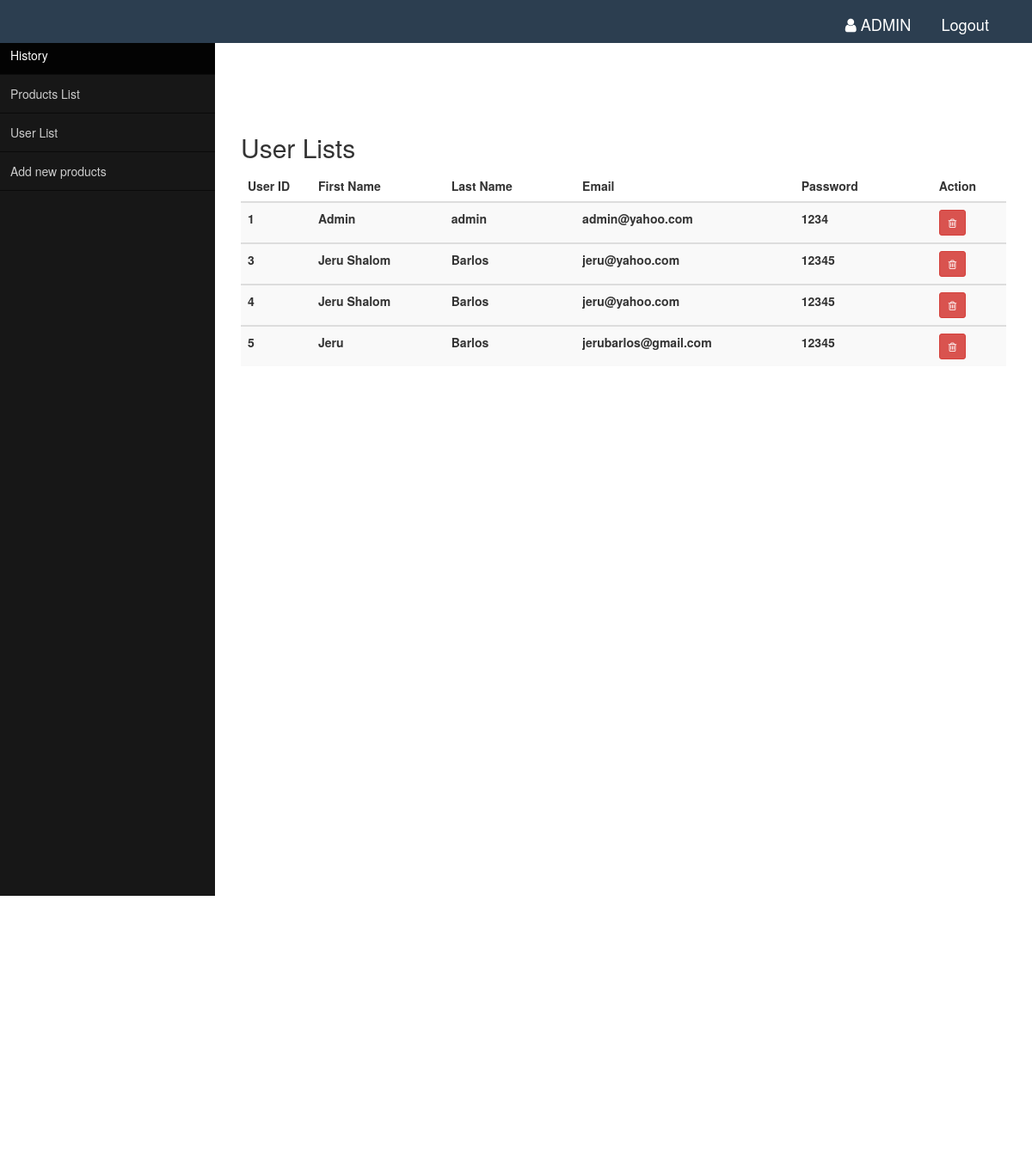
/admin-user-list.php (signed in), run on the app's committed database.
### tables this page shows
CREATE TABLE IF NOT EXISTS `user_info` (
`user_id` int(11) NOT NULL,
  `first_name` varchar(100) NOT NULL,
  `last_name` varchar(100) NOT NULL,
  `email` varchar(100) NOT NULL,
  `password` varchar(16) NOT NULL,
  `type` int(1) NOT NULL,
  `user_time` timestamp NOT NULL DEFAULT CURRENT_TIMESTAMP
);

### admin-user-list.php (the view, shortened to what this page needs)
<?php
require 'db.php';
?>
<!DOCTYPE html>
<html lang="en">
<head>
	<link rel="stylesheet" type="text/css" href="css/styles.css">
	<link rel="stylesheet" href="https://cdnjs.cloudflare.com/ajax/libs/font-awesome/4.7.0/css/font-awesome.min.css">
	<link rel="stylesheet" href="https://maxcdn.bootstrapcdn.com/bootstrap/3.3.7/css/bootstrap.min.css">
	<link href="css/style.css" rel="stylesheet" id="theme-stylesheet">
	<link href="css/owl.carousel.css" rel="stylesheet">
	<link href="css/owl.theme.css" rel="stylesheet">
</head>
<body>
    <?php
        $query = "SELECT * FROM `user_info` WHERE email = '".$_SESSION['email']."'";
        $result = mysqli_query($con,$query) or die($query->error);
        $row = $result->fetch_assoc()
    ?>
	<div id="header">
		<div class="text-right" style="margin-right: 50px; padding-top: 15px; font-size: 1.3em;">
			<a href="user-profile.php"><i class="fa fa-user" style="color: white;"></i><span class="hidden-xs text-uppercase" style="color: white;"> <?php echo $row['first_name']; ?></span></a>
			<a href="logout-user.php" style="margin-left: 30px; color: white;">Logout</a>
		</div>
	</div>
	<div id="container">
		<div class="sidebar">
			<ul id="nav">
				<li><a class="selected" href="admin-dashboard.php">History</a></li>
				<li><a href="admin-product-list.php">Products List</a></li>
				<li><a href="#">User List</a></li>
				<li><a href="admin-product-add.php">Add new products</a></li>
			</ul>
		</div>
		<div class="content">
			<table class="table table-striped">
				<h2 class="text-left">User Lists</h2>
				<thead>
					<tr>
						<th width="100">User ID </th>
						<th width="200">First Name </th>
						<th width="200">Last Name </th>
						<th width="300">Email </th>
						<th width="200">Password </th>
						<th width="100">Action </th>
					</tr>
				</thead>
				<?php
				$query = $con->query("SELECT * FROM `user_info` ");
				while($row = $query->fetch_assoc()){
				?>
				<tbody>
					<tr>
						<th><?php echo $row['user_id']?></th>
						<th><?php echo $row['first_name']?></th>
						<th><?php echo $row['last_name']?></th>
						<th><?php echo $row['email']?></th>
						<th><?php echo $row['password']?></th>
						<th><a onclick="return confirm('Do you want to delete this data?')" href="admin-user-delete.php?user-id=<?php echo $row['user_id']?>" value="<?php echo $row['user_id']?>" class="btn btn-danger btn-sm"><i class="fa fa-trash-o" aria-hidden="true"></i></a></th>
					</tr>
				</tbody>
				<?php } ?>
			</table>
		</div>
	</div>
</body>
</html>

### css/styles.css (style rules this page uses)
* { margin: 0; padding: 0; box-sizing: border-box; }
body { font-family: 'Open Sans'; }
a { text-decoration: none; }
div#header { width: 100%; height: 50px; background-color: #2c3e50; margin: 0 auto; z-index: 10000; position: fixed; }
div#container { width: 100%; margin: 0 auto; }
.sidebar { width: 250px; height: 1000px; background-color: #171717; float: left; position: fixed; margin-top: 3.5%; }
ul#nav li { list-style: none; }
ul#nav li a { color: #ccc; display: block; padding: 12px; font-size: 1em; border-bottom: 1px solid #0A0A0A; -webkit-transition: 0.2s; -moz-transition: 0.2s; -o-transition: 0.2s; transition: 0.2s; }
ul#nav li a.selected { background-color: #030303; color: #fff; }
.content { width: auto; margin-left: 250px; height: 100%; margin-top: 135px; position: absolute; background-color: #fff; padding-left: 30px; padding-right: 30px; font-size: 1em; }

### css/style.css (style rules this page uses)
.content { text-align: center; }

### data on the page
user_info: first_name "ADMIN", user_id "1", first_name "Admin", last_name "admin", email "admin@yahoo.com", password "1234"
user_info: user_id "3", first_name "Jeru Shalom", last_name "Barlos", email "jeru@yahoo.com", password "12345"
user_info: user_id "4", first_name "Jeru Shalom", last_name "Barlos", email "jeru@yahoo.com", password "12345"
user_info: user_id "5", first_name "Jeru", last_name "Barlos", email "jerubarlos@gmail.com", password "12345"
